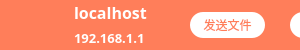
<?xml version="1.0" encoding="UTF-8"?>
<ui version="4.0">
 <class>remoteItem</class>
 <widget class="QWidget" name="remoteItem">
  <property name="geometry">
   <rect>
    <x>0</x>
    <y>0</y>
    <width>300</width>
    <height>50</height>
   </rect>
  </property>
  <property name="windowTitle">
   <string>Form</string>
  </property>
  <property name="autoFillBackground">
   <bool>false</bool>
  </property>
  <property name="styleSheet">
   <string notr="true">background-color:rgb(255, 126, 90)</string>
  </property>
  <widget class="QPushButton" name="sendMsg">
   <property name="geometry">
    <rect>
     <x>290</x>
     <y>12</y>
     <width>75</width>
     <height>26</height>
    </rect>
   </property>
   <property name="styleSheet">
    <string notr="true">background-color: rgb(255, 255, 255);
color:rgb(255,126,90);
border-radius:13px 13px 13px 13px;</string>
   </property>
   <property name="text">
    <string>发送消息</string>
   </property>
  </widget>
  <widget class="QPushButton" name="pushButton">
   <property name="geometry">
    <rect>
     <x>190</x>
     <y>12</y>
     <width>75</width>
     <height>26</height>
    </rect>
   </property>
   <property name="styleSheet">
    <string notr="true">background-color: rgb(255, 255, 255);
color:rgb(255,126,90);
border-radius:13px 13px 13px 13px;</string>
   </property>
   <property name="text">
    <string>发送文件</string>
   </property>
  </widget>
  <widget class="QWidget" name="">
   <property name="geometry">
    <rect>
     <x>10</x>
     <y>0</y>
     <width>137</width>
     <height>50</height>
    </rect>
   </property>
   <layout class="QHBoxLayout" name="horizontalLayout">
    <item>
     <widget class="QLabel" name="sysIcon">
      <property name="text">
       <string/>
      </property>
      <property name="pixmap">
       <pixmap resource="sysIcon.qrc">:/sysIcon/icons/redhat.png</pixmap>
      </property>
     </widget>
    </item>
    <item>
     <layout class="QVBoxLayout" name="verticalLayout">
      <property name="spacing">
       <number>0</number>
      </property>
      <item>
       <widget class="QLabel" name="deviceName">
        <property name="font">
         <font>
          <family>思源黑体 CN Heavy</family>
          <pointsize>12</pointsize>
          <bold>true</bold>
         </font>
        </property>
        <property name="styleSheet">
         <string notr="true">color:white;</string>
        </property>
        <property name="text">
         <string>localhost</string>
        </property>
       </widget>
      </item>
      <item>
       <widget class="QLabel" name="deviceIPv4">
        <property name="font">
         <font>
          <family>思源黑体 CN Heavy</family>
          <pointsize>10</pointsize>
          <bold>true</bold>
         </font>
        </property>
        <property name="styleSheet">
         <string notr="true">color:rgb(255, 255, 255)</string>
        </property>
        <property name="text">
         <string>192.168.1.1</string>
        </property>
       </widget>
      </item>
     </layout>
    </item>
   </layout>
  </widget>
 </widget>
 <resources>
  <include location="sysIcon.qrc"/>
 </resources>
 <connections/>
</ui>
